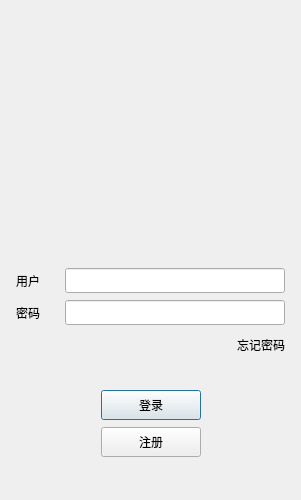
<?xml version="1.0" encoding="UTF-8"?>
<ui version="4.0">
 <class>LoginDialog</class>
 <widget class="QDialog" name="LoginDialog">
  <property name="geometry">
   <rect>
    <x>0</x>
    <y>0</y>
    <width>301</width>
    <height>500</height>
   </rect>
  </property>
  <property name="minimumSize">
   <size>
    <width>300</width>
    <height>500</height>
   </size>
  </property>
  <property name="maximumSize">
   <size>
    <width>301</width>
    <height>500</height>
   </size>
  </property>
  <property name="windowTitle">
   <string>Dialog</string>
  </property>
  <layout class="QVBoxLayout" name="verticalLayout_2">
   <item>
    <layout class="QVBoxLayout" name="verticalLayout">
     <property name="spacing">
      <number>7</number>
     </property>
     <property name="leftMargin">
      <number>5</number>
     </property>
     <property name="topMargin">
      <number>5</number>
     </property>
     <property name="rightMargin">
      <number>5</number>
     </property>
     <property name="bottomMargin">
      <number>5</number>
     </property>
     <item>
      <widget class="QWidget" name="widget" native="true">
       <layout class="QGridLayout" name="gridLayout">
        <item row="0" column="0">
         <widget class="QLabel" name="label">
          <property name="minimumSize">
           <size>
            <width>200</width>
            <height>200</height>
           </size>
          </property>
          <property name="maximumSize">
           <size>
            <width>200</width>
            <height>200</height>
           </size>
          </property>
          <property name="text">
           <string/>
          </property>
          <property name="pixmap">
           <pixmap resource="resources.qrc">:/images/img_login_window.jpg</pixmap>
          </property>
          <property name="alignment">
           <set>Qt::AlignCenter</set>
          </property>
         </widget>
        </item>
       </layout>
      </widget>
     </item>
     <item>
      <spacer name="verticalSpacer">
       <property name="orientation">
        <enum>Qt::Vertical</enum>
       </property>
       <property name="sizeHint" stdset="0">
        <size>
         <width>20</width>
         <height>40</height>
        </size>
       </property>
      </spacer>
     </item>
     <item>
      <layout class="QHBoxLayout" name="horizontalLayout">
       <property name="spacing">
        <number>0</number>
       </property>
       <item>
        <widget class="QLabel" name="user_label">
         <property name="minimumSize">
          <size>
           <width>0</width>
           <height>25</height>
          </size>
         </property>
         <property name="maximumSize">
          <size>
           <width>16777215</width>
           <height>25</height>
          </size>
         </property>
         <property name="text">
          <string>用户  </string>
         </property>
        </widget>
       </item>
       <item>
        <widget class="QLineEdit" name="user_edit">
         <property name="minimumSize">
          <size>
           <width>220</width>
           <height>25</height>
          </size>
         </property>
         <property name="maximumSize">
          <size>
           <width>220</width>
           <height>25</height>
          </size>
         </property>
         <property name="alignment">
          <set>Qt::AlignRight|Qt::AlignTrailing|Qt::AlignVCenter</set>
         </property>
        </widget>
       </item>
      </layout>
     </item>
     <item>
      <layout class="QHBoxLayout" name="horizontalLayout_2">
       <item>
        <widget class="QLabel" name="pass_label">
         <property name="minimumSize">
          <size>
           <width>0</width>
           <height>25</height>
          </size>
         </property>
         <property name="maximumSize">
          <size>
           <width>16777215</width>
           <height>25</height>
          </size>
         </property>
         <property name="text">
          <string>密码</string>
         </property>
        </widget>
       </item>
       <item>
        <widget class="QLineEdit" name="pass_edit">
         <property name="minimumSize">
          <size>
           <width>220</width>
           <height>25</height>
          </size>
         </property>
         <property name="maximumSize">
          <size>
           <width>220</width>
           <height>25</height>
          </size>
         </property>
         <property name="alignment">
          <set>Qt::AlignRight|Qt::AlignTrailing|Qt::AlignVCenter</set>
         </property>
        </widget>
       </item>
      </layout>
     </item>
     <item>
      <layout class="QHBoxLayout" name="horizontalLayout_3">
       <item>
        <spacer name="horizontalSpacer">
         <property name="orientation">
          <enum>Qt::Horizontal</enum>
         </property>
         <property name="sizeHint" stdset="0">
          <size>
           <width>40</width>
           <height>20</height>
          </size>
         </property>
        </spacer>
       </item>
       <item>
        <widget class="QLabel" name="forget_label">
         <property name="minimumSize">
          <size>
           <width>0</width>
           <height>25</height>
          </size>
         </property>
         <property name="maximumSize">
          <size>
           <width>16777215</width>
           <height>25</height>
          </size>
         </property>
         <property name="text">
          <string>忘记密码</string>
         </property>
        </widget>
       </item>
      </layout>
     </item>
     <item>
      <spacer name="verticalSpacer_2">
       <property name="orientation">
        <enum>Qt::Vertical</enum>
       </property>
       <property name="sizeHint" stdset="0">
        <size>
         <width>20</width>
         <height>40</height>
        </size>
       </property>
      </spacer>
     </item>
     <item>
      <layout class="QHBoxLayout" name="horizontalLayout_4">
       <item>
        <spacer name="horizontalSpacer_2">
         <property name="orientation">
          <enum>Qt::Horizontal</enum>
         </property>
         <property name="sizeHint" stdset="0">
          <size>
           <width>40</width>
           <height>20</height>
          </size>
         </property>
        </spacer>
       </item>
       <item>
        <widget class="QPushButton" name="login_btn">
         <property name="minimumSize">
          <size>
           <width>100</width>
           <height>30</height>
          </size>
         </property>
         <property name="maximumSize">
          <size>
           <width>100</width>
           <height>30</height>
          </size>
         </property>
         <property name="text">
          <string>登录</string>
         </property>
        </widget>
       </item>
       <item>
        <spacer name="horizontalSpacer_3">
         <property name="orientation">
          <enum>Qt::Horizontal</enum>
         </property>
         <property name="sizeHint" stdset="0">
          <size>
           <width>40</width>
           <height>20</height>
          </size>
         </property>
        </spacer>
       </item>
      </layout>
     </item>
     <item>
      <layout class="QHBoxLayout" name="horizontalLayout_5">
       <item>
        <spacer name="horizontalSpacer_4">
         <property name="orientation">
          <enum>Qt::Horizontal</enum>
         </property>
         <property name="sizeHint" stdset="0">
          <size>
           <width>40</width>
           <height>20</height>
          </size>
         </property>
        </spacer>
       </item>
       <item>
        <widget class="QPushButton" name="register_btn">
         <property name="minimumSize">
          <size>
           <width>100</width>
           <height>30</height>
          </size>
         </property>
         <property name="maximumSize">
          <size>
           <width>100</width>
           <height>30</height>
          </size>
         </property>
         <property name="text">
          <string>注册</string>
         </property>
        </widget>
       </item>
       <item>
        <spacer name="horizontalSpacer_5">
         <property name="orientation">
          <enum>Qt::Horizontal</enum>
         </property>
         <property name="sizeHint" stdset="0">
          <size>
           <width>40</width>
           <height>20</height>
          </size>
         </property>
        </spacer>
       </item>
      </layout>
     </item>
     <item>
      <spacer name="verticalSpacer_3">
       <property name="orientation">
        <enum>Qt::Vertical</enum>
       </property>
       <property name="sizeHint" stdset="0">
        <size>
         <width>20</width>
         <height>40</height>
        </size>
       </property>
      </spacer>
     </item>
    </layout>
   </item>
  </layout>
 </widget>
 <resources>
  <include location="resources.qrc"/>
 </resources>
 <connections/>
</ui>
